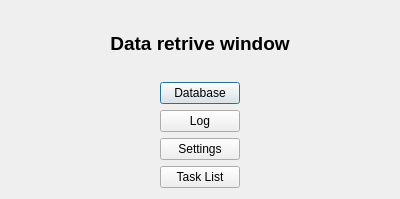
<?xml version="1.0" encoding="UTF-8"?>
<ui version="4.0">
 <class>Dialog</class>
 <widget class="QDialog" name="Dialog">
  <property name="geometry">
   <rect>
    <x>0</x>
    <y>0</y>
    <width>400</width>
    <height>199</height>
   </rect>
  </property>
  <property name="windowTitle">
   <string>Dialog</string>
  </property>
  <layout class="QVBoxLayout" name="verticalLayout_2">
   <item>
    <widget class="QLabel" name="label">
     <property name="text">
      <string>&lt;html&gt;&lt;head/&gt;&lt;body&gt;&lt;p&gt;&lt;span style=&quot; font-size:14pt; font-weight:600;&quot;&gt;Data retrive window&lt;/span&gt;&lt;/p&gt;&lt;/body&gt;&lt;/html&gt;</string>
     </property>
     <property name="alignment">
      <set>Qt::AlignCenter</set>
     </property>
    </widget>
   </item>
   <item>
    <layout class="QHBoxLayout" name="horizontalLayout">
     <item>
      <spacer name="horizontalSpacer">
       <property name="orientation">
        <enum>Qt::Horizontal</enum>
       </property>
       <property name="sizeHint" stdset="0">
        <size>
         <width>40</width>
         <height>20</height>
        </size>
       </property>
      </spacer>
     </item>
     <item>
      <layout class="QVBoxLayout" name="verticalLayout">
       <item>
        <widget class="QPushButton" name="btn_db">
         <property name="text">
          <string>Database</string>
         </property>
        </widget>
       </item>
       <item>
        <widget class="QPushButton" name="btn_log">
         <property name="text">
          <string>Log</string>
         </property>
        </widget>
       </item>
       <item>
        <widget class="QPushButton" name="btn_set">
         <property name="text">
          <string>Settings</string>
         </property>
        </widget>
       </item>
       <item>
        <widget class="QPushButton" name="btn_task">
         <property name="text">
          <string>Task List</string>
         </property>
        </widget>
       </item>
      </layout>
     </item>
     <item>
      <spacer name="horizontalSpacer_2">
       <property name="orientation">
        <enum>Qt::Horizontal</enum>
       </property>
       <property name="sizeHint" stdset="0">
        <size>
         <width>40</width>
         <height>20</height>
        </size>
       </property>
      </spacer>
     </item>
    </layout>
   </item>
  </layout>
 </widget>
 <resources/>
 <connections/>
</ui>
